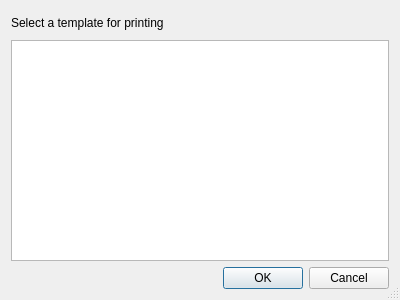
<?xml version="1.0" encoding="UTF-8"?>
<ui version="4.0">
 <class>SelectReportDialog</class>
 <widget class="QDialog" name="SelectReportDialog">
  <property name="geometry">
   <rect>
    <x>0</x>
    <y>0</y>
    <width>400</width>
    <height>300</height>
   </rect>
  </property>
  <property name="windowTitle">
   <string>Select Print Template</string>
  </property>
  <property name="sizeGripEnabled">
   <bool>true</bool>
  </property>
  <layout class="QVBoxLayout" name="verticalLayout">
   <item>
    <layout class="QHBoxLayout" name="horizontalLayout">
     <item>
      <widget class="QLabel" name="label">
       <property name="text">
        <string>Select a template for printing</string>
       </property>
      </widget>
     </item>
     <item>
      <widget class="QToolButton" name="w_update">
       <property name="icon">
        <iconset resource="../brickstore.qrc">
         <normaloff>:/images/extras_update_database.png</normaloff>:/images/extras_update_database.png</iconset>
       </property>
       <property name="autoRaise">
        <bool>true</bool>
       </property>
      </widget>
     </item>
    </layout>
   </item>
   <item>
    <widget class="QListView" name="w_list">
     <property name="alternatingRowColors">
      <bool>true</bool>
     </property>
     <property name="wordWrap">
      <bool>true</bool>
     </property>
    </widget>
   </item>
   <item>
    <widget class="QDialogButtonBox" name="w_buttons">
     <property name="orientation">
      <enum>Qt::Horizontal</enum>
     </property>
     <property name="standardButtons">
      <set>QDialogButtonBox::Cancel|QDialogButtonBox::Ok</set>
     </property>
    </widget>
   </item>
  </layout>
 </widget>
 <resources>
  <include location="../brickstore.qrc"/>
 </resources>
 <connections>
  <connection>
   <sender>w_buttons</sender>
   <signal>accepted()</signal>
   <receiver>SelectReportDialog</receiver>
   <slot>accept()</slot>
   <hints>
    <hint type="sourcelabel">
     <x>199</x>
     <y>279</y>
    </hint>
    <hint type="destinationlabel">
     <x>199</x>
     <y>149</y>
    </hint>
   </hints>
  </connection>
  <connection>
   <sender>w_buttons</sender>
   <signal>rejected()</signal>
   <receiver>SelectReportDialog</receiver>
   <slot>reject()</slot>
   <hints>
    <hint type="sourcelabel">
     <x>199</x>
     <y>279</y>
    </hint>
    <hint type="destinationlabel">
     <x>199</x>
     <y>149</y>
    </hint>
   </hints>
  </connection>
 </connections>
</ui>
